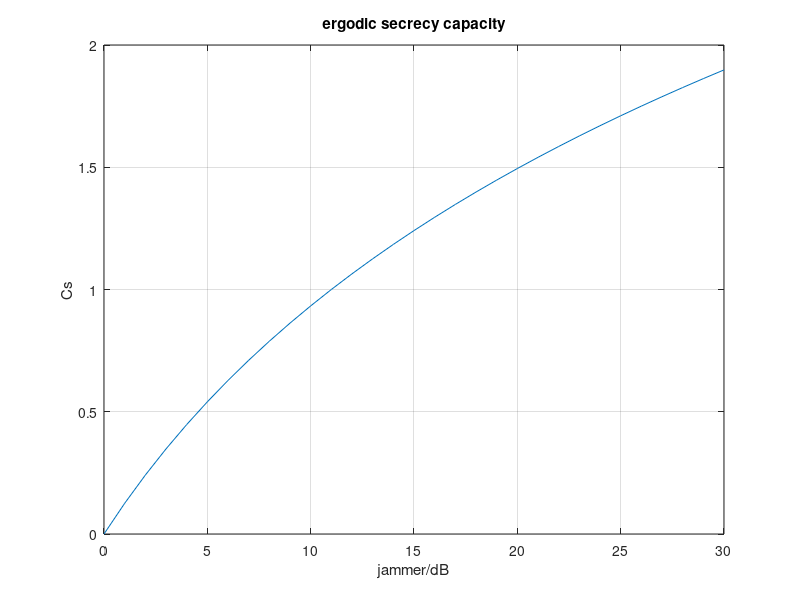

MATLAB code to generate this figure:
yd = 10;
jam = 0:1:30;

Cs = [];
for i = 1:1:31
    Cs = [Cs log2(1+yd+jam(i))-log2(1+yd)];
    
end
plot(jam,Cs)
xlabel('jammer/dB');
ylabel('Cs');
title('ergodic secrecy capacity')
grid on;